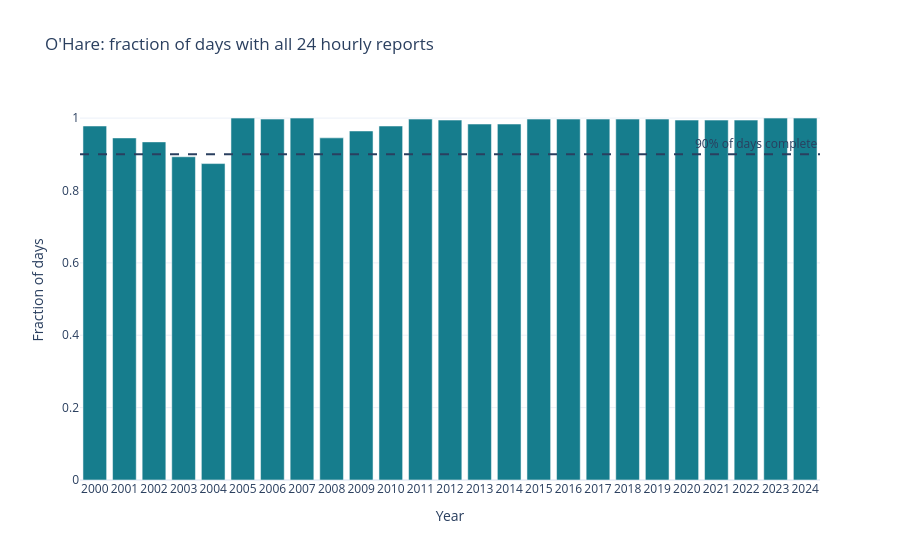

Source (notebook cell):
### Markdown cell above
## Audit the years before trusting the fit

Incomplete years keep a row with a null value, the reason and the actual
coverage; they never enter the fit silently.

### Code cell
annual = {tail: pq.read_table(OUTPUT / f"{tail}_annual.parquet").to_pandas() for tail in ("heat", "cold")}
heat = annual["heat"]
fraction = heat.coverage.map(lambda c: c["valid"] / c["expected"] if c else None)
fig = go.Figure(go.Bar(x=heat.time, y=fraction,
                       marker_color=["#167d8d" if v is not None else "#c44e52" for v in heat.value]))
fig.add_hline(y=0.9, line_dash="dash", annotation_text="90% of days complete")
fig.update_layout(title="O'Hare: fraction of days with all 24 hourly reports",
                  xaxis_title="Year", yaxis_title="Fraction of days", yaxis_range=[0, 1.05])
fig.show()
missing = heat[heat.value.isna()]
print("Years left out:", dict(zip(missing.time, missing.failure.map(lambda f: f["message"]))) or "none")

### Figure 1 — Plotly figure (JSON) as saved in the notebook; plotly's stock layout.template omitted (floating-point values rounded to 4 significant figures)
{"data": [{"marker": {"color": ["#167d8d", "#167d8d", "#167d8d", "#167d8d", "#167d8d", "#167d8d", "#167d8d", "#167d8d", "#167d8d", "#167d8d", "#167d8d", "#167d8d", "#167d8d", "#167d8d", "#167d8d", "#167d8d", "#167d8d", "#167d8d", "#167d8d", "#167d8d", "#167d8d", "#167d8d", "#167d8d", "#167d8d", "#167d8d"]}, "type": "bar", "x": ["2000", "2001", "2002", "2003", "2004", "2005", "2006", "2007", "2008", "2009", "2010", "2011", "2012", "2013", "2014", "2015", "2016", "2017", "2018", "2019", "2020", "2021", "2022", "2023", "2024"], "y": [0.9781, 0.9452, 0.9342, 0.8932, 0.8743, 1.0, 0.9973, 1.0, 0.9454, 0.9644, 0.9781, 0.9973, 0.9945, 0.9836, 0.9836, 0.9973, 0.9973, 0.9973, 0.9973, 0.9973, 0.9945, 0.9945, 0.9945, 1.0, 1.0]}], "layout": {"annotations": [{"showarrow": false, "text": "90% of days complete", "x": 1, "xanchor": "right", "xref": "x domain", "y": 0.9, "yanchor": "bottom", "yref": "y"}], "shapes": [{"line": {"dash": "dash"}, "type": "line", "x0": 0, "x1": 1, "xref": "x domain", "y0": 0.9, "y1": 0.9, "yref": "y"}], "title": {"text": "O'Hare: fraction of days with all 24 hourly reports"}, "xaxis": {"title": {"text": "Year"}}, "yaxis": {"range": [0, 1.05], "title": {"text": "Fraction of days"}}}}
